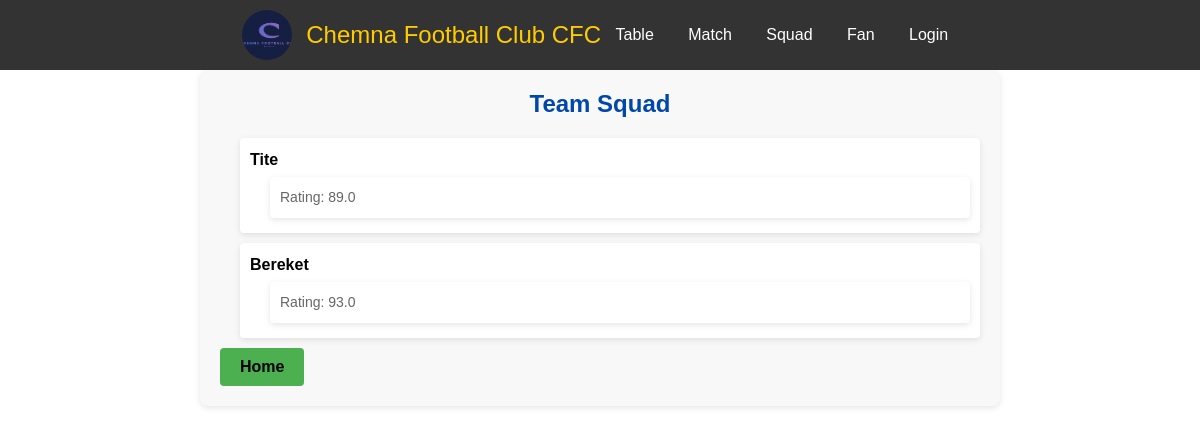
Page /squad on the earlier database version.
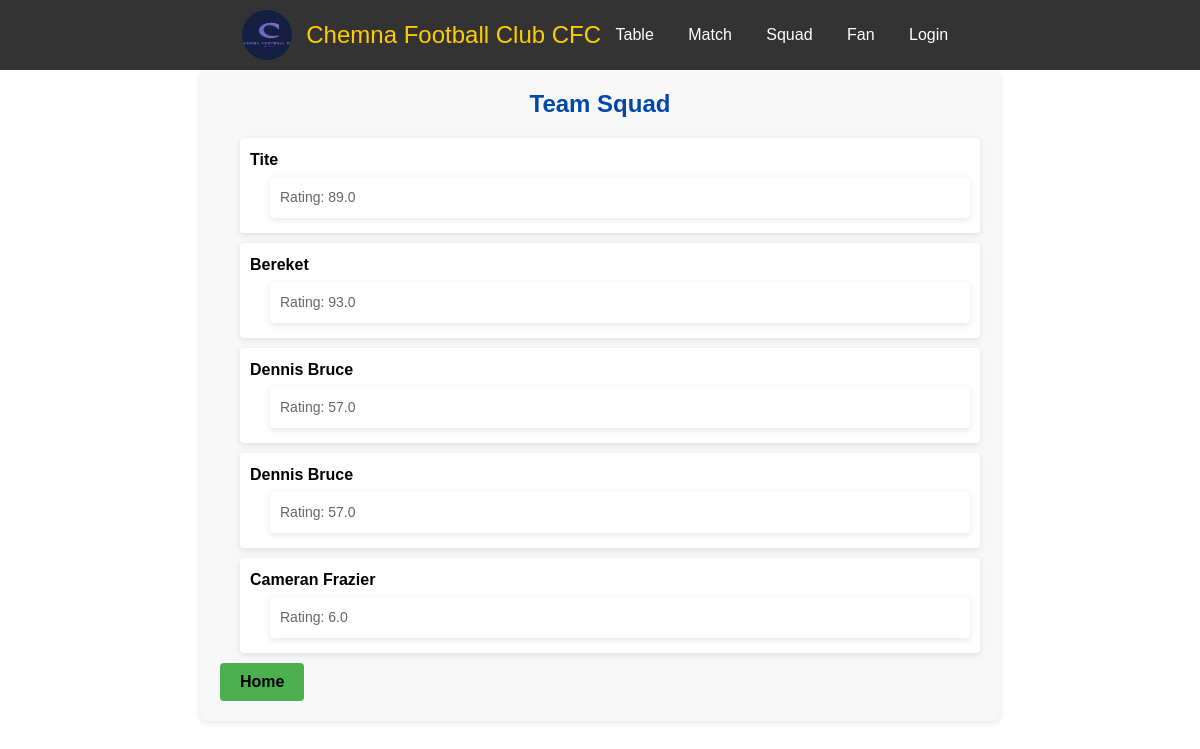
Same page on the later database version.
### chemnaFC/models.py (models this page shows, shortened)
class Squad(models.Model):
    pname = models.CharField(max_length=100)
    page = models.IntegerField()
    pposition = models.ManyToManyField(Position)
    prating = models.FloatField()

### chemnaFC/views.py (the view)
# urls.py: path("squad",views.squad, name ="squad_page"),
def squad(request):
    squad = Squad.objects.all()
    return render(request , "chemnaFC/squad.html",{"squad":squad})

### chemnaFC/templates/chemnaFC/squad.html (shortened to what this page needs)
{% extends "base.html" %}
{% block content %}
<header>
{% include "chemnaFC/header/header.html" %}
</header>
<div class="team-squad">
  <h3>Team Squad</h3>
  <ul type="none">
    {% for player in squad %}
      <li>
        <a href="{% url 'players_information' player.pname %}">{{ player.pname|title }}</a>
        <ul>
          <li>Rating: {{ player.prating }}</li>
        </ul>
      </li>
    {% endfor %}
  </ul>
  <a class="home-link" href="{% url 'index_page' %}">Home</a>
</div>
{% endblock %}

### templates/base.html (shortened to what this page needs)
{% load static  %}
<!DOCTYPE html>
<html lang="en">
<head>
</head>
<body>
   {%block content%} {%endblock%}
</body>
</html>

### chemnaFC/templates/chemnaFC/header/header.html (shortened to what this page needs)
{% load static %}
<header class="header">
  <div class="logo">
    <img src="{% static 'chemnaFC/images/logo.png' %}" alt="logo">
  </div>
  <a href="{% url 'index_page' %}" class="club-name">Chemna Football Club CFC</a>
  <ul class="navigation">
    <li><a href="{% url 'table_page' %}">Table</a></li>
    <li><a href="{% url 'match_page' %}">Match</a></li>
    <li><a href="{% url 'squad_page' %}">Squad</a></li>
    <li><a href="{% url 'fanPage' %}">Fan</a></li>
  {% if user.is_authenticated %}
    <li>{{request.user}}</li>
    <li><a href="{% url 'logout_page' %}">Logout</a></li>
    {% else %}
    <li><a href="{% url 'login_page' %}">Login</a></li>
    {% endif %}
  </ul>
</header>

### chemnaFC/templates/chemnaFC/header/header.html (style rules this page uses)
* { margin: 0; padding: 0; box-sizing: border-box; }
.header { background-color: #333; padding: 10px; text-align: center; color: #fff; font-family: Arial, sans-serif; }
.logo { display: inline-block; vertical-align: middle; width: 50px; height: 50px; border-radius: 50%; overflow: hidden; margin-right: 10px; }
.logo img { width: 100%; height: 100%; object-fit: cover; }
.club-name { display: inline-block; vertical-align: middle; font-size: 24px; color: #ffcc00; text-decoration: none; transition: color 0.3s ease; }
.navigation { display: inline-block; vertical-align: middle; list-style-type: none; margin: 0; padding: 0; }
.navigation li { display: inline-block; margin-right: 10px; }
.navigation li:last-child { margin-right: 0; }
.navigation li a { text-decoration: none; color: #fff; padding: 5px 10px; border-radius: 4px; transition: background-color 0.3s ease; background-color: #333; }

### chemnaFC/templates/chemnaFC/squad.html (style rules this page uses)
.home-link { display: inline-block; padding: 10px 20px; background-color: #4CAF50; color: white; border: none; border-radius: 4px; cursor: pointer; text-decoration: none; transition: background-color 0.2s ease-in-out; }
.team-squad { max-width: 800px; margin: 0 auto; padding: 20px; background-color: #f8f8f8; border-radius: 8px; box-shadow: 0 2px 6px rgba(0, 0, 0, 0.1); font-family: Arial, sans-serif; }
.team-squad h3 { color: #0047ab; text-align: center; margin-top: 0; margin-bottom: 20px; font-size: 24px; }
.team-squad ul { padding-left: 20px; margin: 0; }
.team-squad li { margin-bottom: 10px; line-height: 1.5; background-color: #fff; padding: 10px; border-radius: 4px; box-shadow: 0 2px 6px rgba(0, 0, 0, 0.1); transition: transform 0.2s ease-in-out; }
.team-squad a { text-decoration: none; color: #000000; font-weight: bold; transition: color 0.2s ease-in-out; }
.team-squad ul ul { list-style: none; margin-top: 5px; padding-left: 20px; }
.team-squad ul ul li { margin-bottom: 5px; font-size: 14px; color: #666666; }

Differences in the rows shown:
added Squad: pname "Dennis Bruce", prating "57.0"
added Squad: pname "Dennis Bruce", prating "57.0"
added Squad: pname "Cameran Frazier", prating "6.0"
